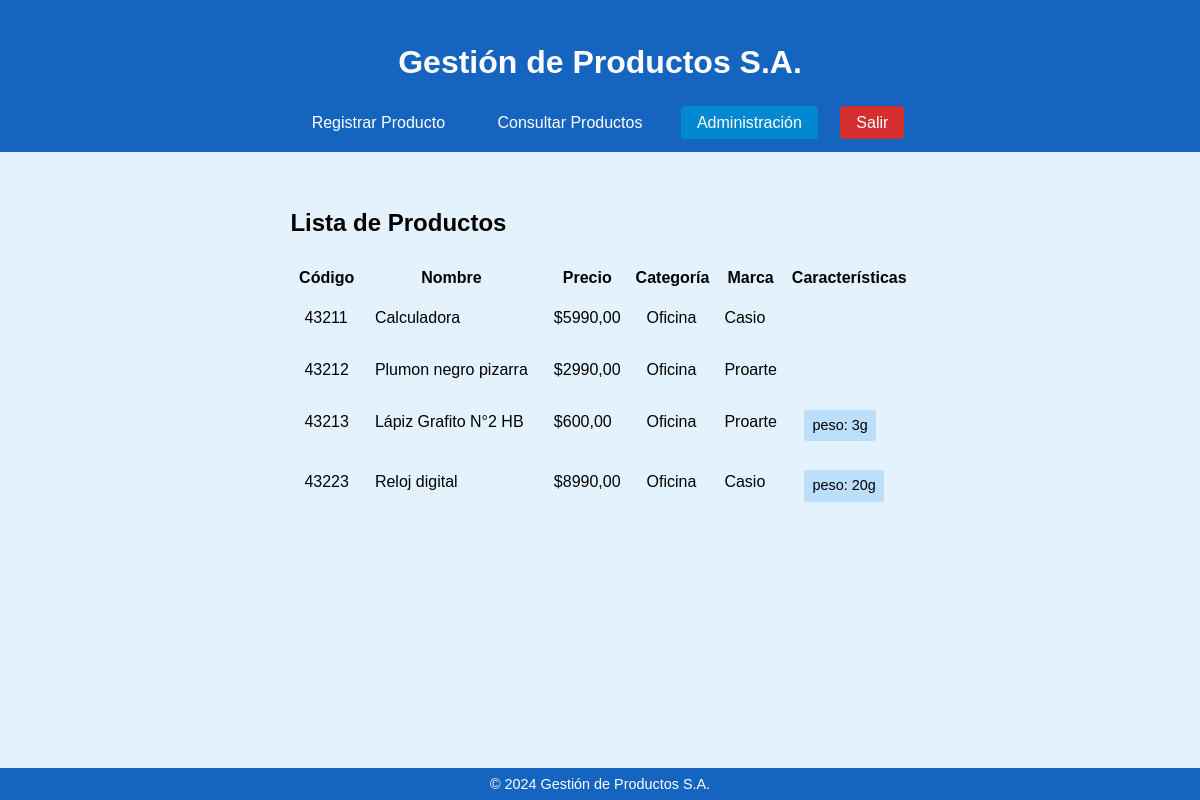
The page /productos/ (signed in) on the database its author committed.
### productos/models.py (models this page shows, shortened)
class Producto(models.Model):
    codigo = models.CharField(max_length=50, unique=True)
    nombre = models.CharField(max_length=100)
    precio = models.DecimalField(max_digits=10, decimal_places=2)
    categoria = models.ForeignKey(Categoria, on_delete=models.SET_NULL, null=True)
    marca = models.ForeignKey(Marca, on_delete=models.SET_NULL, null=True)
    caracteristicas = models.ManyToManyField(Caracteristica, through='ProductoCaracteristica')

class Categoria(models.Model):
    nombre = models.CharField(max_length=100)
    def __str__(self):
        return self.nombre

class Marca(models.Model):
    nombre = models.CharField(max_length=100)
    def __str__(self):
        return self.nombre

class ProductoCaracteristica(models.Model):
    producto = models.ForeignKey(Producto, on_delete=models.CASCADE)
    caracteristica = models.ForeignKey(Caracteristica, on_delete=models.CASCADE)
    valor = models.CharField(max_length=100)
    class Meta:
        unique_together = ('producto', 'caracteristica')

class Caracteristica(models.Model):
    nombre = models.CharField(max_length=100)

### productos/views.py (the view)
# urls.py: path('productos/', views.consulta_productos, name='consulta_productos'),  # Catálogo de productos con el nombre 'consulta_productos'
@login_required
def consulta_productos(request):
    productos = Producto.objects.prefetch_related('productocaracteristica_set__caracteristica').all()
    return render(request, 'consulta.html', {'productos': productos})

### templates/consulta.html (shortened to what this page needs)
{% extends 'base.html' %}
{% block content %}
    <h2>Lista de Productos</h2>
    <div class="tabla-container">
        {% if productos %}
            <table>
                <thead>
                    <tr>
                        <th>Código</th>
                        <th>Nombre</th>
                        <th>Precio</th>
                        <th>Categoría</th>
                        <th>Marca</th>
                        <th>Características</th>
                    </tr>
                </thead>
                <tbody>
                    {% for producto in productos %}
                        <tr>
                            <td>{{ producto.codigo }}</td>
                            <td>{{ producto.nombre }}</td>
                            <td>${{ producto.precio }}</td>
                            <td>{{ producto.categoria }}</td>
                            <td>{{ producto.marca }}</td>
                            <td>
                                <ul class="caracteristicas-lista">
                                {% for pc in producto.productocaracteristica_set.all %}
                                    <li>{{ pc.caracteristica.nombre }}</li>
                                {% endfor %}
                                </ul>
                            </td>
                        </tr>
                    {% endfor %}
                </tbody>
            </table>
        {% else %}
            <p class="no-productos">No hay productos registrados.</p>
        {% endif %}
    </div>
{% endblock %}

### templates/base.html (shortened to what this page needs)
{% load static %}
<!DOCTYPE html>
<html lang="es">
<head>
    <link rel="stylesheet" href="{% static 'css/styles.css' %}">
</head>
<body>
    <header>
        <h1>Gestión de Productos S.A.</h1>
        {% if user.is_authenticated %}
            <nav>
                <a href="{% url 'registro_producto' %}">Registrar Producto</a>
                <a href="{% url 'consulta_productos' %}">Consultar Productos</a>
                <a href="/admin/" class="admin-button">Administración</a>
                <a href="{% url 'logout' %}" class="logout-button">Salir</a>
            </nav>
        {% endif %}
    </header>
    <main>
        {% block content %}{% endblock %}
    </main>
    <footer>
        <p>&copy; 2024 Gestión de Productos S.A.</p>
    </footer>
</body>
</html>

### static/css/styles.css (style rules this page uses)
body { font-family: Arial, sans-serif; line-height: 1.6; margin: 0; padding: 0; min-height: 100vh; display: flex; flex-direction: column; background-color: #e3f2fd; }
header { background-color: #1565c0; color: #fff; text-align: center; padding: 1rem; }
nav a { color: #fff; text-decoration: none; padding: 0.5rem 1rem; margin: 0 0.5rem; }
main { flex: 1; padding: 2rem; max-width: 800px; margin: 0 auto; padding-bottom: 4rem; }
.caracteristicas-lista { list-style: none; margin: 0; padding: 0; }
.caracteristicas-lista li { display: inline-block; background-color: #bbdefb; padding: 0.25rem 0.5rem; border-radius: 3px; margin: 0.1rem; font-size: 0.9rem; }
table td { vertical-align: top; padding: 0.75rem; }
footer { background-color: #1565c0; color: #fff; text-align: center; height: 2rem; position: fixed; bottom: 0; width: 100%; font-size: 0.9rem; display: flex; align-items: center; justify-content: center; line-height: 1; }
footer p { margin: 0; padding: 0; }
.logout-button { background-color: #d32f2f; color: #fff; padding: 0.5rem 1rem; border: none; border-radius: 4px; text-decoration: none; margin-left: 10px; cursor: pointer; }
.admin-button { background-color: #0288d1; color: #fff; padding: 0.5rem 1rem; border: none; border-radius: 4px; text-decoration: none; margin-left: 10px; cursor: pointer; }

### rows shown on the page
Producto: codigo "43211", nombre "Calculadora", precio "5990,00", categoria "Oficina", marca "Casio"
Producto: codigo "43212", nombre "Plumon negro pizarra", precio "2990,00", categoria "Oficina", marca "Proarte"
Producto: codigo "43213", nombre "Lápiz Grafito N°2 HB", precio "600,00", categoria "Oficina", marca "Proarte"
ProductoCaracteristica: caracteristica.nombre "peso: 3g"
Producto: codigo "43223", nombre "Reloj digital", precio "8990,00", categoria "Oficina", marca "Casio"
ProductoCaracteristica: caracteristica.nombre "peso: 20g"
